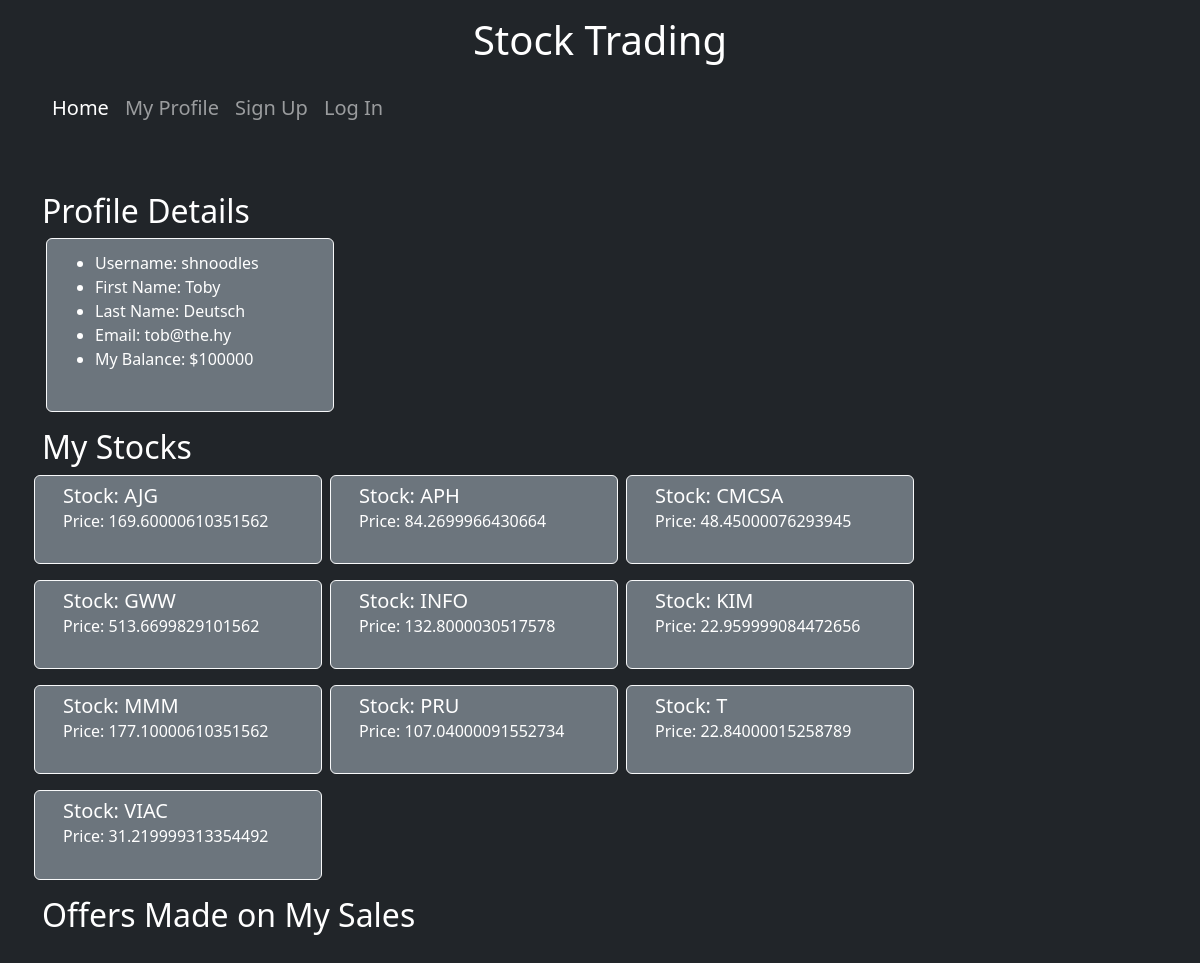
The page /profile/5/ on the database as committed earlier.
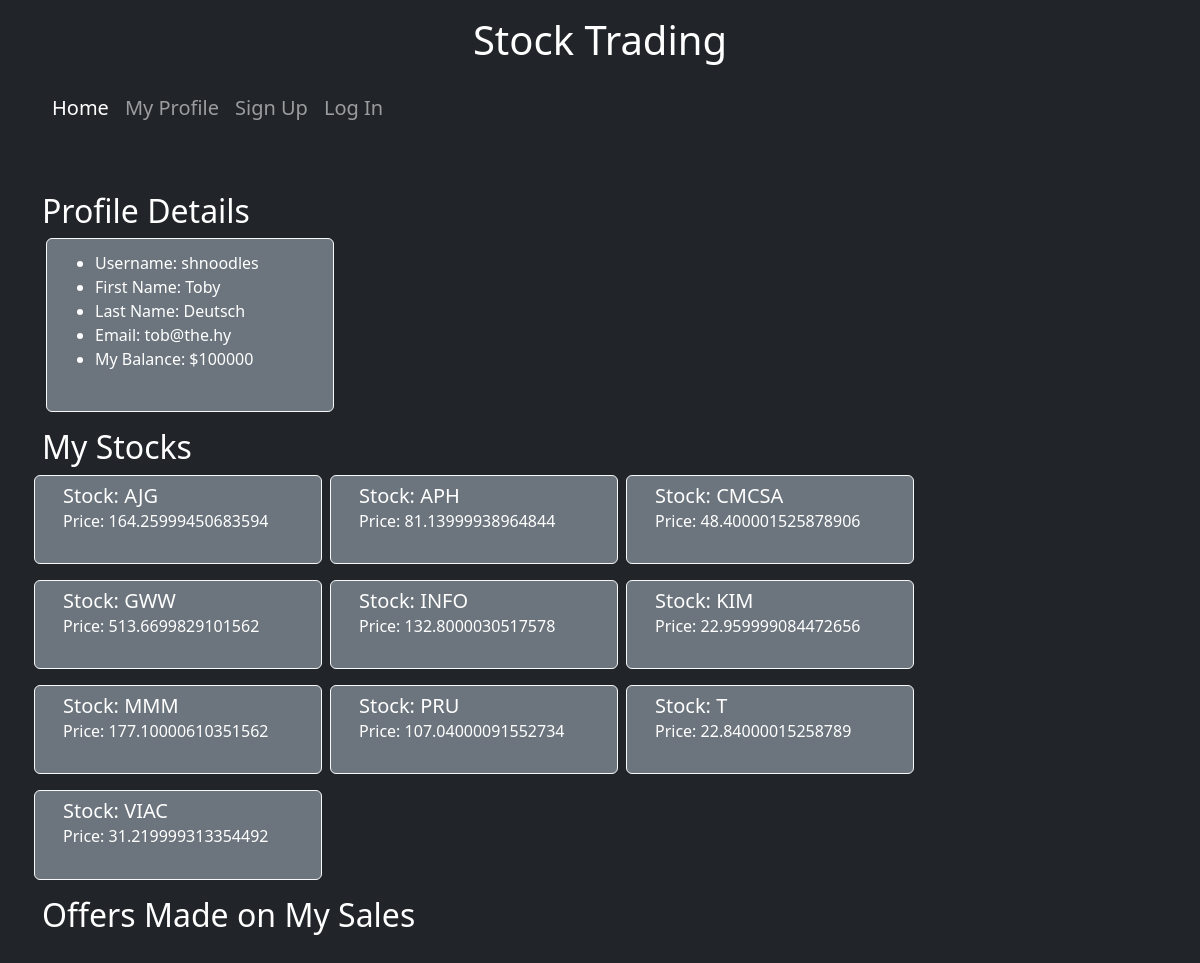
The same page on the database as committed later.
### account/models.py (models this page shows, shortened)
class Profile(models.Model):
    user = models.OneToOneField(User, on_delete=models.CASCADE)
    portfolio = models.ManyToManyField('trade.Stock')
    money= models.IntegerField(default=0)
    completed_signup = models.BooleanField(default = False)
    def sales_with_offers(self):
        return self.sell_set.filter(is_completed=False)

### trade/models.py (models this page shows, shortened)
class Stock(models.Model):
    name = models.CharField(max_length=200)
    price = models.CharField(max_length=200)
    last_updated = models.DateTimeField(auto_now = True)

### account/views.py (the view)
# urls.py: path('profile/<int:pk>/', ProfileDetailView.as_view(), name='profile'),
class ProfileDetailView(DetailView):
    model = Profile
    template_name = 'profiledetail.html'

### account/templates/profiledetail.html (shortened to what this page needs)
{% extends 'base.html' %}
{% load bootstrap5 %}
{% block content %}
<h2>Profile Details</h2>
<div class="card mx-1 card text-white bg-secondary mb-3 card border-light" style="width: 18rem;">
    <div class="card-body card-subtitle mb-2 text-white">
        <ul>
            <li> Username: {{profile.user.username}}
            </li>
            <li> First Name: {{profile.user.first_name}}
            </li>
            <li> Last Name: {{profile.user.last_name}}
            </li>
            <li> Email: {{profile.user.email}}
            </li>
            <li> My Balance: ${{profile.money}}
            </li>
        </ul>
    </div>
</div>
<h2>My Stocks</h2>
<div class="row">
    {% for stock in profile.portfolio.all%}
    <div class="card mx-1 card text-white bg-secondary mb-3 card border-light" style="width: 18rem;">
        <div class="card-body card-subtitle mb-2 text-white">
            <h5 class="card-title card-subtitle mb-2 text-white">Stock: {{stock.name}}</h5>
            <h6 class="card-subtitle mb-2 text-white">Price: {{stock.price}}</h6>
        </div>
    </div>
    {% endfor %}
</div>
<div class="row">
    <h2>Offers Made on My Sales</h2>
</div>
{% endblock %}

### account/templates/base.html (shortened to what this page needs)
{% load bootstrap5 %}
<!DOCTYPE html>
<html lang="en">
<head>
    {% bootstrap_css %}
</head>
<body class="p-3 mb-2 bg-dark text-white">
    <h1 class="text-center"> Stock Trading</h1>
    {% include "navbar.html" %}
    <div class="container my-4" id="content-container">
        {% block content %}
        {% endblock %}
    </div>
</body>
</html>

### account/templates/navbar.html (shortened to what this page needs)
<nav class="navbar navbar-expand-lg navbar navbar-dark bg-dark">
    <div class="container-fluid">
        <div class="collapse navbar-collapse" id="navbarSupportedContent">
            <ul class="navbar-brand navbar-nav me-auto mb-2 mb-lg-4">
                <li class="nav-item">
                    <a class="nav-link active" aria-current="page" href="{% url 'homepage' %}">Home</a>
                </li>
                <li class="nav-item">
                    <a class="nav-link" href="{% url 'myprofile' %}">My Profile</a>
                </li>
                {% if not user.is_authenticated %}
                <li class="nav-item">
                    <a class="nav-link" href="{% url 'signup' %}">Sign Up</a>
                </li>
                <li class="nav-item">
                    <a class="nav-link" href="{% url 'login' %}">Log In</a>
                </li>
                {% else %}
                <li class="nav-item">
                    <a class="nav-link" href="{% url 'logout' %}">Log Out</a>
                </li>
                {% endif %}
            </ul>
        </div>
    </div>
</nav>

Rows that differ between the two databases and show on the page:
changed Stock "AJG": price "169.60000610351562" → "164.25999450683594"
changed Stock "APH": price "84.2699966430664" → "81.13999938964844"
changed Stock "CMCSA": price "48.45000076293945" → "48.400001525878906"
